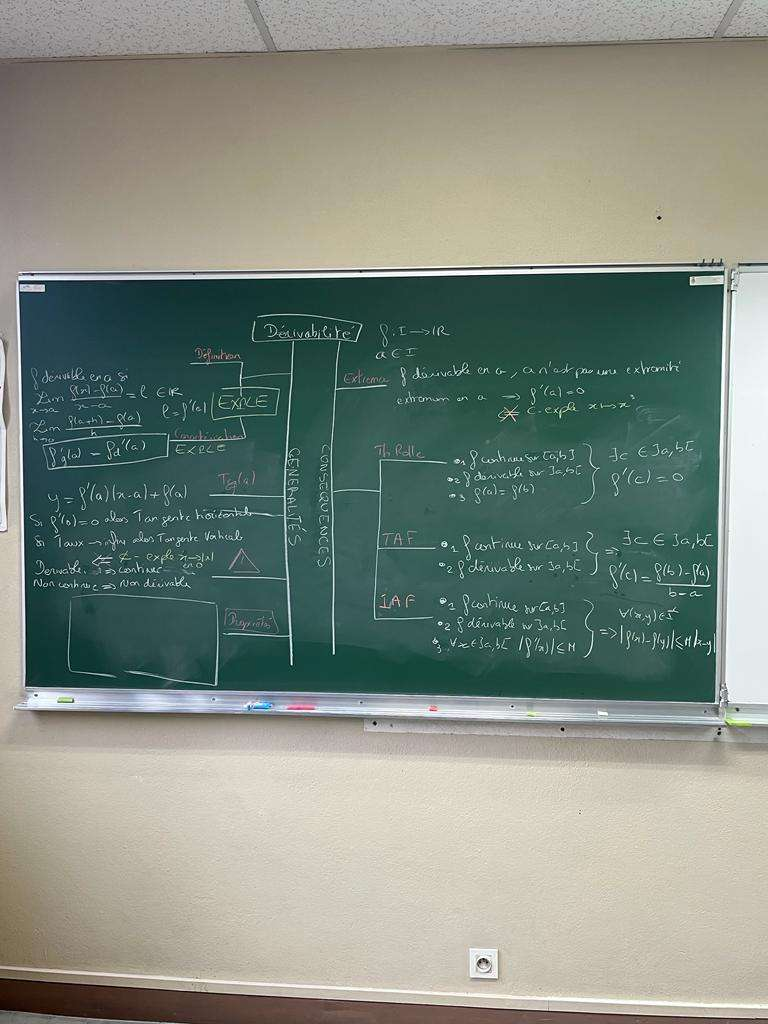
#> input picture ImagesProjetL3/13.jpg, 768 x 1024 px, found by its file name
$ python filter.py
#> lines starting #> are read from the running program, lines starting #| are printed output that depends on the picture; after the words box and inside, x2 and y2 are one past the last pixel; in counts of white or black regions, pixels touching at a corner belong together
### board_detection_v2.py
import os

import numpy as np
import cv2 as cv
import matplotlib.pyplot as plt
from rotation_outil import get_ellipse
import math

MEDIAN_KERNEL_SIZE = 21

#the optimal thresh by volume seems like 133

# [6 lines left out: function main, not called in this run]


    #test(r"C:\Users\onurb\PycharmProjects\Projet-Image\training_data")


def extract_tableau(img_path):
    img = cv.imread(img_path)

    # Apply inpainting to remove the reflection
    #mask = cv.threshold(img, 240, 255, cv.THRESH_BINARY)[1]
    #img = cv.inpaint(img, mask, 3, cv.INPAINT_TELEA)

    threshed = binary_normal_or_inverse(img, 133)

    dessiner(threshed, "threshed")

    border, E = extract_border(img, threshed)

    return border, E


def binary_normal_or_inverse(img, seuil):
    """
    :param img: base gray img
    :return: binarized image by the color of the board
    """
    #find color
    board_color = get_board_color(img, seuil)

    gray = cv.cvtColor(img, cv.COLOR_BGR2GRAY)

    #binarize
    """if board_color == 1:
        gray = cv.GaussianBlur(gray, (5, 5), 0)
        ret2, th = cv.threshold(gray, 0, 255, cv.THRESH_BINARY_INV + cv.THRESH_OTSU)
        #ret, th = cv.threshold(img, 127, 255, cv.THRESH_BINARY_INV)
        #gray = cv.medianBlur(gray, ksize=MEDIAN_KERNEL_SIZE)
        th = cv.adaptiveThreshold(gray, 255, cv.ADAPTIVE_THRESH_MEAN_C, cv.THRESH_BINARY_INV, 7, 0)
        th = cv.ximgproc.niBlackThreshold(_src=gray,maxValue=255,type=cv.THRESH_BINARY_INV,blockSize=7,k=0.1,binarizationMethod=cv.ximgproc.BINARIZATION_NIBLACK)
    else:
        gray = cv.GaussianBlur(gray, (5, 5), 0)
        ret2, th = cv.threshold(gray, 0, 255, cv.THRESH_BINARY + cv.THRESH_OTSU)
        #ret, th = cv.threshold(img, 127, 255, cv.THRESH_BINARY)
        #gray = cv.medianBlur(gray, ksize=MEDIAN_KERNEL_SIZE)
        th = cv.adaptiveThreshold(gray, 255, cv.ADAPTIVE_THRESH_MEAN_C, cv.THRESH_BINARY, 7, 0)
        th = cv.ximgproc.niBlackThreshold(_src=gray, maxValue=255,type=cv.THRESH_BINARY,blockSize=7,k=0.1,binarizationMethod=cv.ximgproc.BINARIZATION_NIBLACK)"""

    #gray = cv.GaussianBlur(gray, (5, 5), 0)
    th = cv.ximgproc.niBlackThreshold(_src=gray, maxValue=255, type=cv.THRESH_BINARY_INV, blockSize=27, k=0,
                                      binarizationMethod=cv.ximgproc.BINARIZATION_NIBLACK)
    return th


def get_board_color(img, seuil):
    """
    :param img: binary image
    :param seuil: the seuil (0-255) defining what is white or not white
    :return: 0 if colired board 1 if white board
    """
    #transform to hsv
    hsv = cv.cvtColor(img, cv.COLOR_BGR2HSV)
    cutted = img[hsv.shape[0] // 3: -hsv.shape[0] // 3, hsv.shape[1] // 3: -hsv.shape[1] // 3]


    h, s, v = cv.split(cutted)

    hist, bins = np.histogram(v.ravel(), 256, [0, 256])

    #hist = cv.calcHist([img], [0], None, [256], [0, 256])

    afficher_hist(hist)

    #get the max point
    m_index = np.argmax(hist)
    print(m_index)

    #afficher_hist(hist)

    if m_index > seuil:
        return 1
    else:
        return 0


def extract_border(base_img, threshed):
    cutted = base_img.copy()

    largest_connected, coordinates = cut_largest_connected_component(threshed)
    dessiner(largest_connected, "largest")
    #rotate the image
    E = get_ellipse(largest_connected)


    #fill the holes in the mask
    kernel = cv.getStructuringElement(cv.MORPH_RECT,(10,10))
    mask = cv.morphologyEx(largest_connected, cv.MORPH_CLOSE, kernel)
    mask = (mask == 255)

    #extract the board on the original image
    cutted[~mask] = 0

    cutted = cutted[coordinates[1]:coordinates[3], coordinates[0]:coordinates[2]]

    return cutted, E


def cut_largest_connected_component(img):
    """
    :param img:
    :return: Largest connected components of the binary image and it's invere
    """
    num_labels, labels, stats, centroids = cv.connectedComponentsWithStats(img)

    max_label = 1
    max_size = stats[1, cv.CC_STAT_AREA]
    for i in range(2, num_labels):
        if stats[i, cv.CC_STAT_AREA] > max_size:
            max_label = i
            max_size = stats[i, cv.CC_STAT_AREA]


    x1 = stats[max_label, cv.CC_STAT_LEFT]
    y1 = stats[max_label, cv.CC_STAT_TOP]
    # en bas à droite
    x2 = x1 + stats[max_label, cv.CC_STAT_WIDTH]
    y2 = y1 + stats[max_label, cv.CC_STAT_HEIGHT]


    cutted_mask = (labels == max_label).astype("uint8") * 255
    #cut_img = cutted_mask[y1:y2, x1:x2]


    #find the contour
    # Find the contours in the binary image
    contours, hierarchy = cv.findContours(cutted_mask, cv.RETR_EXTERNAL, cv.CHAIN_APPROX_SIMPLE)

    #fill the largest largest component
    cutted_mask = cv.drawContours(cutted_mask, contours, -1, color=(255, 255, 255), thickness=cv.FILLED)

    return cutted_mask, (x1,y1,x2,y2)

def dessiner(img, name):
    plt.figure(name)
    plt.imshow(img, vmin=0, vmax=255, cmap="gray")
    plt.show()

def afficher_hist(hist):
    x_axe = [x for x in range(256)]
    plt.figure()
    plt.plot(x_axe, hist)
    plt.show()


#to delete

# [47 lines left out: functions mean_index, get_mx_index, test, not called in this run]


# [2 lines that do not run on import are left out]
    #mean_index(r"C:\Users\onurb\PycharmProjects\Projet-Image\training_data")

### rotation_outil.py
import os

import numpy as np
import math
import sys
import cv2 as cv
import matplotlib.pyplot as plt
from PIL import Image
#from scipy.ndimage import rotate


#source: http://raphael.candelier.fr/?blog=Image%20Moments

# [42 lines left out: functions main, rotation_scale_adjustments, not called in this run]


def get_ellipse(img, direct=True):
    # Default values
    if not direct:
        direct = True

    # Computing moments
    # Object's pixels coordinates
    I = np.argwhere(img)
    i, j = I[:, 0], I[:, 1]

    # Function handle to compute the moments
    moment = lambda p, q: np.sum((i ** p) * (j ** q) * img[i, j])

    # Prepare the output
    E = {}

    # Get the Moments
    E['m00'] = moment(0, 0)
    E['m10'] = moment(1, 0)
    E['m01'] = moment(0, 1)
    E['m11'] = moment(1, 1)
    E['m02'] = moment(0, 2)
    E['m20'] = moment(2, 0)

    # Ellipse properties
    # Barycenter
    E['x'] = E['m10'] / E['m00']
    E['y'] = E['m01'] / E['m00']

    # Central moments (intermediary step)
    a = E['m20'] / E['m00'] - E['x'] ** 2
    b = 2 * (E['m11'] / E['m00'] - E['x'] * E['y'])
    c = E['m02'] / E['m00'] - E['y'] ** 2

    # Orientation (radians)
    E['theta'] = 1 / 2 * np.arctan(b / (a - c)) + (a < c) * np.pi / 2

    # Minor and major axis
    E['w'] = np.sqrt(8 * (a + c - np.sqrt(b ** 2 + (a - c) ** 2))) / 2
    E['l'] = np.sqrt(8 * (a + c + np.sqrt(b ** 2 + (a - c) ** 2))) / 2

    return E


# [88 lines left out: functions draw_major_axis, rotate_img, get_index_matrix, cut_largest_connected_component, find_mean_size, resize_model_images and 1 more, not called in this run]

# [3 lines that do not run on import are left out]

### filter.py
import numpy as np
import cv2 as cv
from board_detection_v2 import extract_tableau, dessiner, binary_normal_or_inverse

MAX_LENGTH_RATIO = 0.1   #to change
MIN_LENGTH_RATIO = 0.01  #to change

def main():
    img_path = r"C:\Users\onurb\PycharmProjects\Projet-Image\ImagesProjetL3\13.jpg"
    border_img = extract_tableau(img_path)
#> in extract_tableau, img is the input picture: shape (1024, 768, 3); mean B, G, R 129, 139, 129.5
#> in get_board_color, `h, s, v = cv.split(cutted)`:
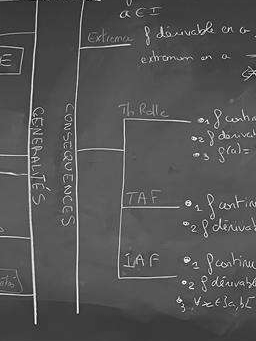
#> h: shape (341, 256); min 0, max 255, mean 84.7
#> in get_board_color, `h, s, v = cv.split(cutted)`:
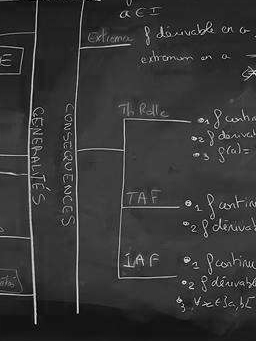
#> v: shape (341, 256); min 0, max 242, mean 54.2
#> in get_board_color, `hist, bins = np.histogram(v.ravel(), 256, [0, 256])`: hist = 256 values, max 4093 at index 62, min 0 at index 236, mean 341; bins = 257 values from 0 to 256
#> in afficher_hist, `plt.show()`:
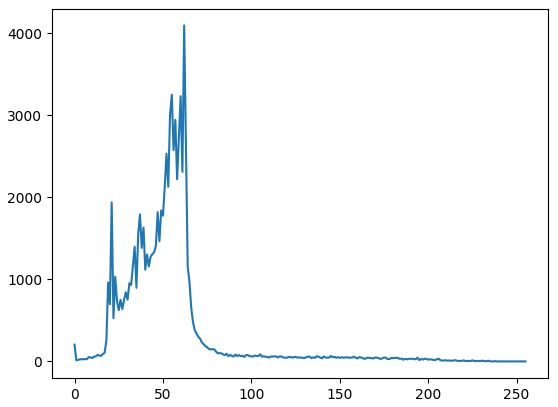
#> figure drawn by matplotlib, 1 panel; curve peaks at x = 62, y = 4093
#> in get_board_color, `m_index = np.argmax(hist)`: m_index = 62
#| 62
#> in binary_normal_or_inverse, `board_color = get_board_color(img, seuil)`: board_color = 0
#> in binary_normal_or_inverse, `th = cv.ximgproc.niBlackThreshold(_src=gray, maxValue=255, type=cv.THR..`:
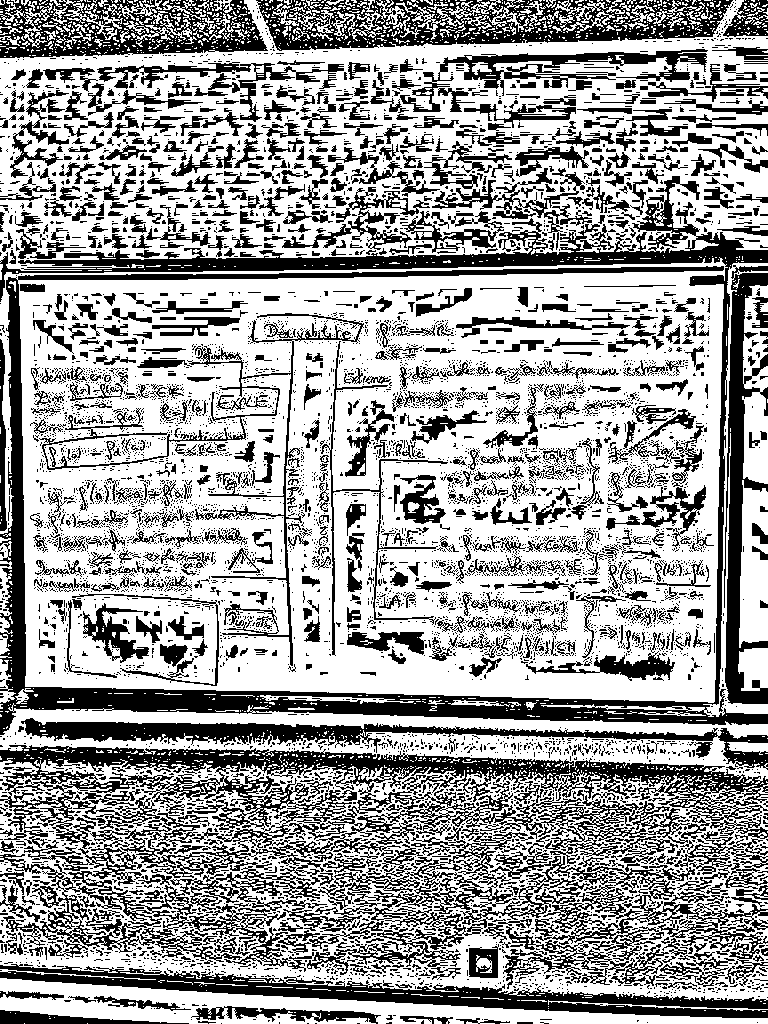
#> th: shape (1024, 768); 62.7% white; 6916 black regions (5931 under 20 px), largest, box (x1, y1, x2, y2) and area: (0, 745, 768, 972) 42883, (0, 176, 768, 735) 38671, (283, 832, 768, 987) 15610
#> in cut_largest_connected_component, `num_labels, labels, stats, centroids = cv.connectedComponentsWithStats..`:
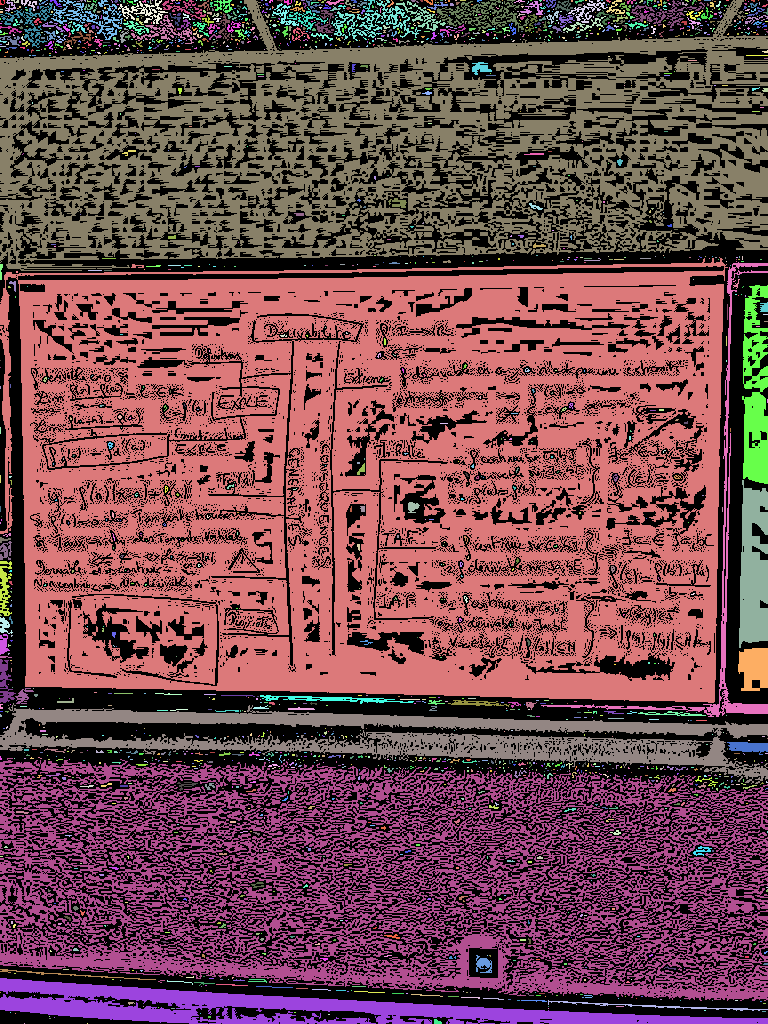
#> labels: shape (1024, 768) int32; 1999 distinct labels, from 0 to 1998; one colour per label, 0 black
#> in cut_largest_connected_component, `num_labels, labels, stats, centroids = cv.connectedComponentsWithStats..`: num_labels = 1999; stats = 1999 rows, first 6: [0, 0, 768, 1024, 293616], [0, 0, 5, 5, 14], [5, 0, 11, 12, 51], [11, 0, 8, 3, 15], [21, 0, 16, 11, 65], [39, 0, 3, 2, 4]; centroids = 1999 pairs, first value 0 to 767, second value 0 to 1023
#> in cut_largest_connected_component, `max_size = stats[1, cv.CC_STAT_AREA]`: max_size = 14
#> the loop in cut_largest_connected_component, `for i in range(2, num_labels):` made 1997 passes
#> max_size on passes 1, 3, 7, 35, 902: 51, 65, 720, 105857, 227619
#> after the loop in cut_largest_connected_component, `for i in range(2, num_labels):`: max_label = 903; max_size = 227619
#> in cut_largest_connected_component, `x1 = stats[max_label, cv.CC_STAT_LEFT]`: x1 = 0
#> in cut_largest_connected_component, `y1 = stats[max_label, cv.CC_STAT_TOP]`: y1 = 257
#> in cut_largest_connected_component, `x2 = x1 + stats[max_label, cv.CC_STAT_WIDTH]`: x2 = 728
#> in cut_largest_connected_component, `y2 = y1 + stats[max_label, cv.CC_STAT_HEIGHT]`: y2 = 703
#> in cut_largest_connected_component, `contours, hierarchy = cv.findContours(cutted_mask, cv.RETR_EXTERNAL, c..`: contours = 1 contour; box (x1, y1, x2, y2) and area: (0, 257, 728, 703) 296160
#> in cut_largest_connected_component, `cutted_mask = cv.drawContours(cutted_mask, contours, -1, color=(255, 2..`:
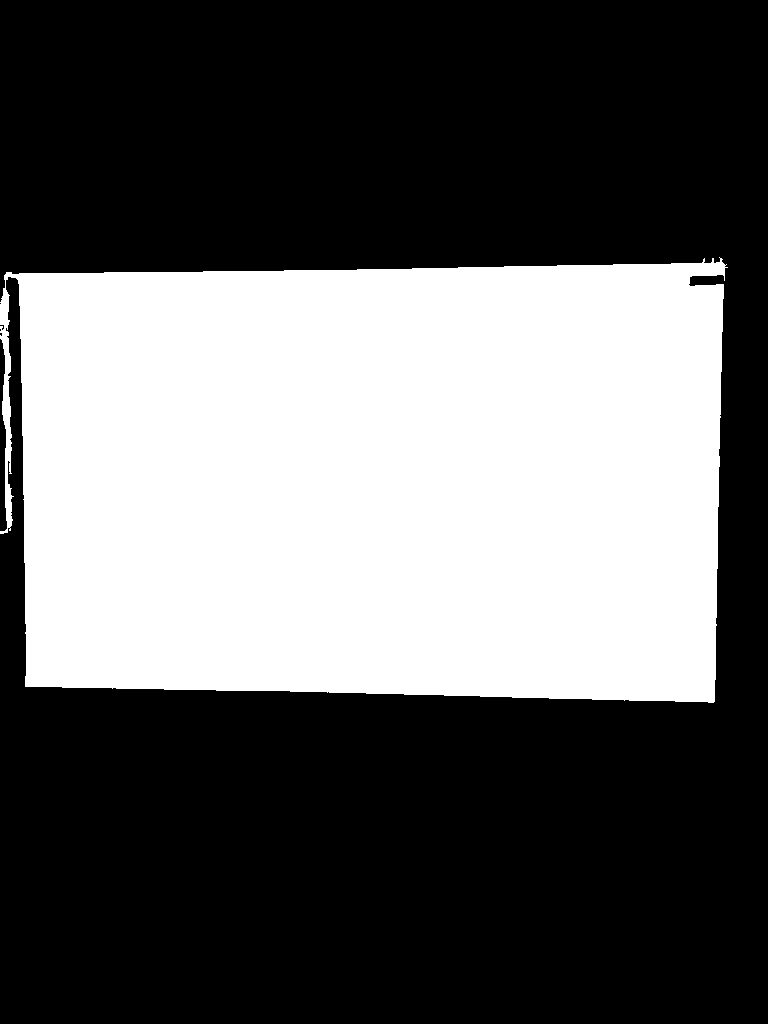
#> cutted_mask: shape (1024, 768); 37.8% white; 1 white region, box (x1, y1, x2, y2) and area: (0, 257, 728, 703) 297642
#> in extract_border, `largest_connected, coordinates = cut_largest_connected_component(thres..`: coordinates = (0, 257, 728, 703)
#> in get_ellipse, `I = np.argwhere(img)`: I = 297642 pairs, first value 257 to 702, second value 0 to 727
#> in extract_border, `E = get_ellipse(largest_connected)`: E = moments, m00 75898710, centre m10/m00, m01/m00 = (479.8, 372.1)
#> in extract_border, `cutted = cutted[coordinates[1]:coordinates[3], coordinates[0]:coordina..`:
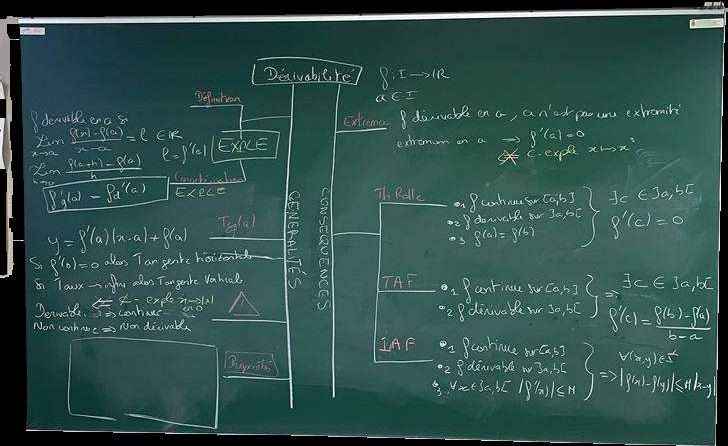
#> cutted: shape (446, 728, 3); mean B, G, R 76.4, 80.7, 48.8

    # Apply a threshold to create a binary image
#> (the run stopped early here; a loop or call above may not have finished)

$ run again, with ImagesProjetL3/0.jpg copied over ImagesProjetL3/13.jpg
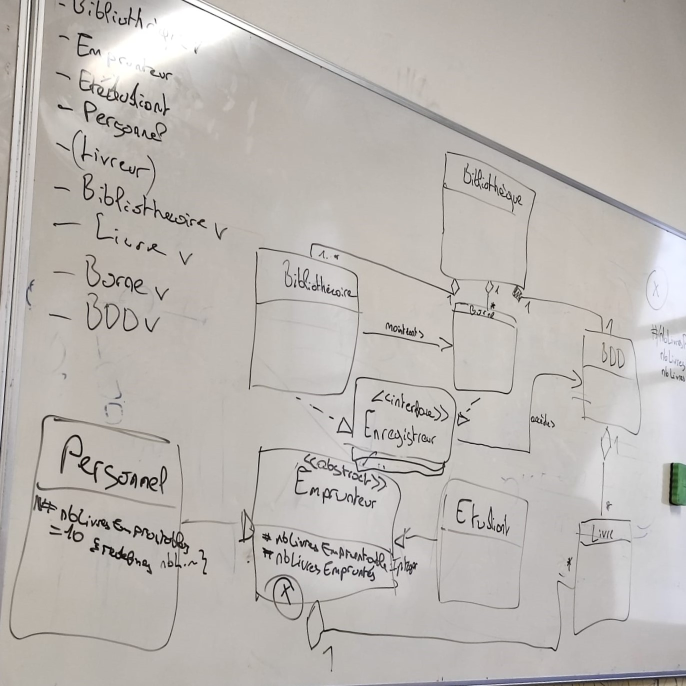
#> input picture ImagesProjetL3/0.jpg, 1372 x 1372 px, found by its file name (shown at 1/2 size)
#> in extract_tableau, img is the input picture: shape (1372, 1372, 3); mean B, G, R 178, 182.3, 187
#> hsv: shape (1372, 1372, 3); mean H, S, V 24.2, 14.5, 187.5
#> hist = 256 values, max 16308 at index 200, min 0 at index 0, mean 815.8; bins = 257 values from 0 to 256
#> m_index = 200
#| 200
#> board_color = 1
#> th: shape (1372, 1372); 50.9% white; 5326 black regions (3554 under 20 px), largest, box (x1, y1, x2, y2) and area: (0, 0, 1372, 1372) 633426, (508, 1051, 788, 1206) 24069, (874, 960, 1054, 1215) 20508
#> labels: shape (1372, 1372) int32; 2222 distinct labels, from 0 to 2221
#> num_labels = 2222; stats = 2222 rows, first 6: [0, 0, 1372, 1372, 924824], [0, 0, 26, 24, 287], [0, 0, 42, 620, 4330], [34, 0, 24, 309, 798], [0, 0, 72, 944, 6205], [53, 0, 26, 351, 977]; centroids = 2222 pairs, first value 0 to 1371, second value 0 to 1371
#> in cut_largest_connected_component, `max_size = stats[1, cv.CC_STAT_AREA]`: max_size = 287
#> the loop in cut_largest_connected_component, `for i in range(2, num_labels):` made 2220 passes
#> max_size on passes 1, 3, 5, 10, 96: 4330, 6205, 25428, 172317, 238967
#> after the loop in cut_largest_connected_component, `for i in range(2, num_labels):`: max_label = 97; max_size = 238967
#> x1 = 0
#> y1 = 72
#> x2 = 903
#> y2 = 1250
#> contours = 1 contour; box (x1, y1, x2, y2) and area: (0, 72, 903, 1250) 298962
#> in cut_largest_connected_component, `cutted_mask = cv.drawContours(cutted_mask, contours, -1, color=(255, 2..`:
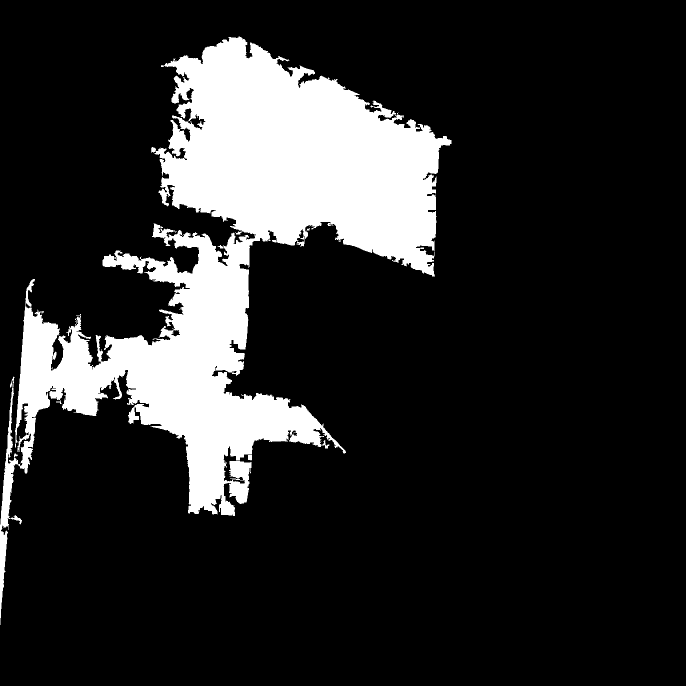
#> cutted_mask: shape (1372, 1372) (shown at 1/2 size); 16.3% white; 1 white region, box (x1, y1, x2, y2) and area: (0, 72, 903, 1250) 306217
#> coordinates = (0, 72, 903, 1250)
#> I = 306217 pairs, first value 72 to 1249, second value 0 to 902
#> in extract_border, `E = get_ellipse(largest_connected)`: E = moments, m00 78085335, centre m10/m00, m01/m00 = (512.4, 479.1)
#> in extract_border, `cutted = cutted[coordinates[1]:coordinates[3], coordinates[0]:coordina..`:
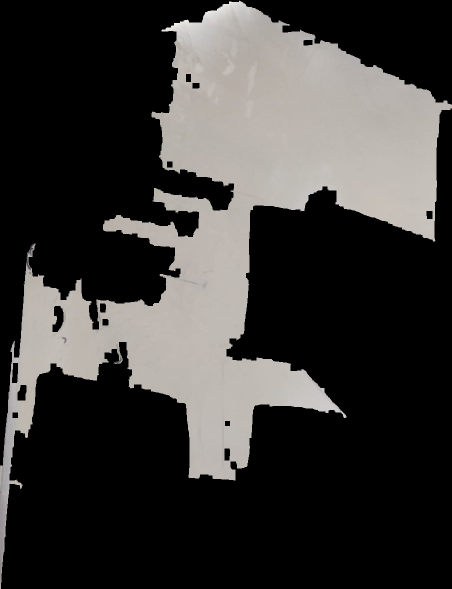
#> cutted: shape (1178, 903, 3) (shown at 1/2 size); mean B, G, R 54.2, 55.9, 57.6
